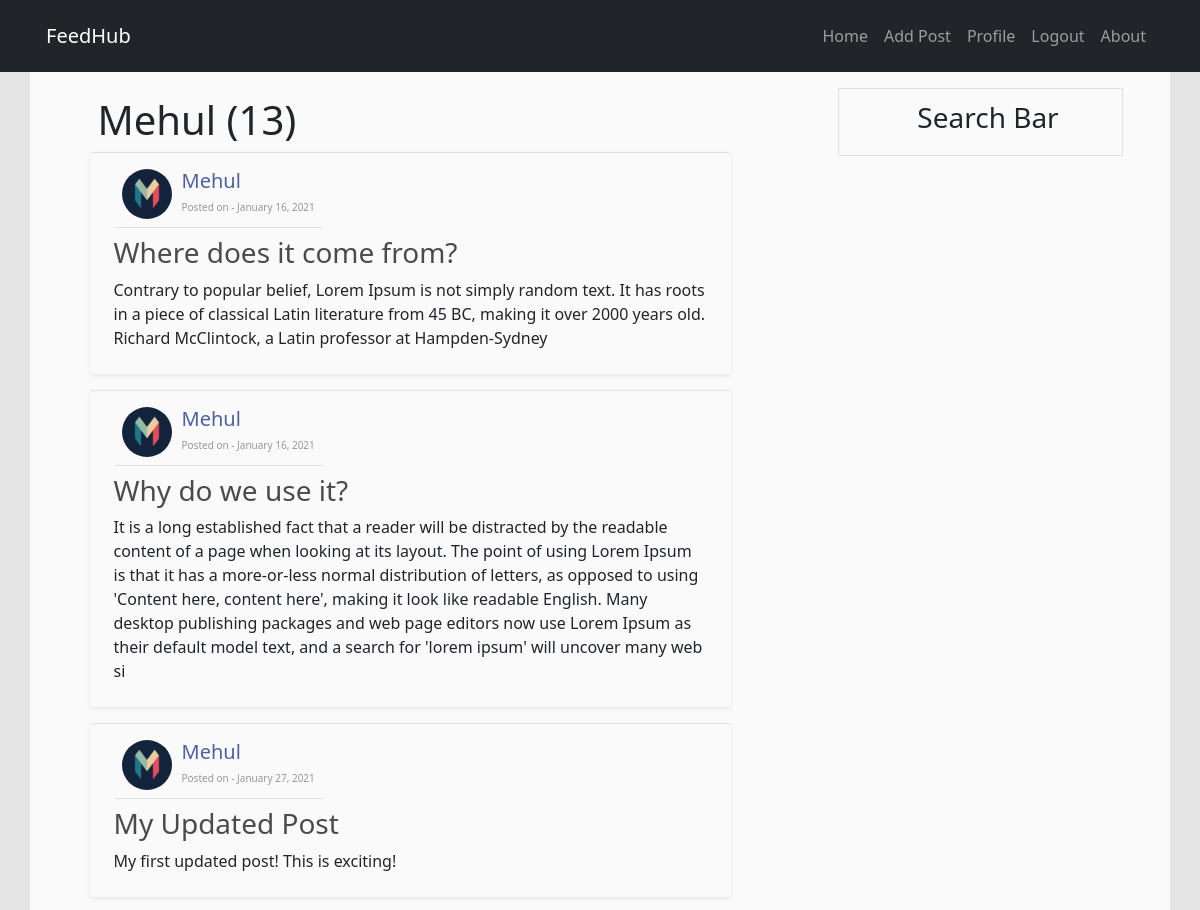
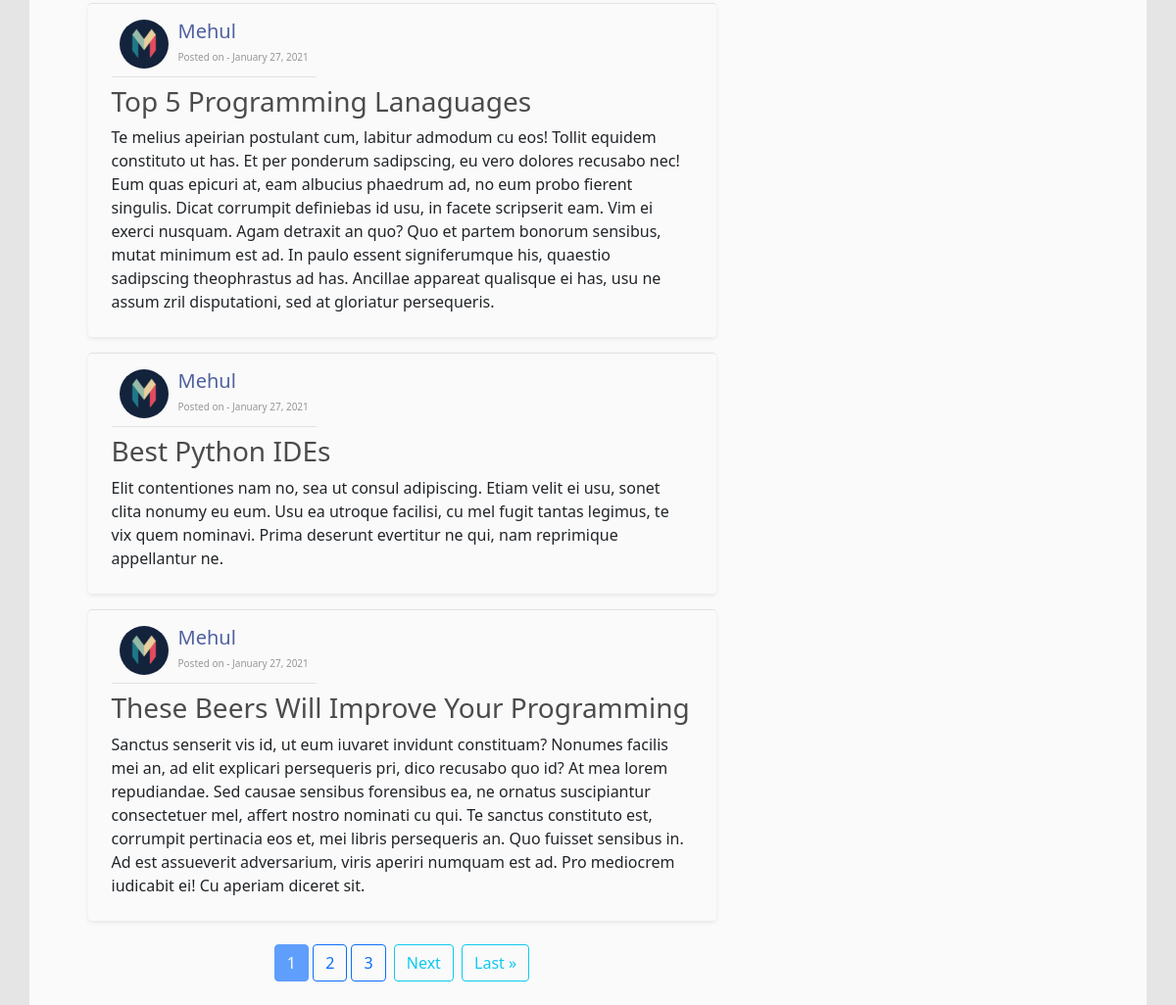
/post/Mehul/ (signed in), run on the app's committed database (2 pictures, top to bottom).
### feedhub/models.py (models this page shows, shortened)
class Post(models.Model):
    title = models.CharField(max_length=100)
    content = models.TextField()
    date_posted = models.DateTimeField(default=timezone.now)
    author = models.ForeignKey(User, on_delete=models.CASCADE)

### users/models.py (models this page shows, shortened)
class Profile(models.Model):
    user = models.OneToOneField(User, on_delete=models.CASCADE)
    image = models.ImageField(default='default.jpg', upload_to='profile_pics')

### feedhub/views.py (the view)
# urls.py: path('post/<str:username>/', UserPostListView.as_view(), name='user-posts'),
class UserPostListView(ListView):
	model = Post
	template_name = 'feedhub/user_post.html'
	context_object_name = 'feed'
	paginate_by = 6
	def get_queryset(self):
		user = get_object_or_404(User, username=self.kwargs.get('username'))
		return Post.objects.filter(author=user)

### feedhub/templates/feedhub/user_post.html (shortened to what this page needs)
{% extends "feedhub/base.html" %}
{% block content %}
  <h1 class="m-2">{{view.kwargs.username}} ({{page_obj.paginator.count}})</h1>
	{% for post in feed %}
		<div class="container mb-3 py-2 _stpbx border-top rounded shadow-sm">
				<div class="d-inline-flex border-bottom mb-2 p-2">
					<img class="_usrlg" width="50px" height="50px" src="{{post.author.profile.image.url}}" alt="profile_pic">
					<div>
						<h2><a href="{% url 'feedhub:user-posts' post.author.username %}">{{ post.author }}</a></h2>
						<small>Posted on - {{ post.date_posted|date:"F j, Y"}}</small>
					</div>
				</div>
				<h3> <a href="{% url 'feedhub:feed-dtl' post.id %}">{{post.title}}</a> </h3>
				<p>{{ post.content }}</p>
		</div>
	{%endfor%}
  {% if is_paginated %}
    <div class="pagination mx-3 py-2 d-flex justify-content-center">
      <span class="step-links">
        {% for pn in page_obj.paginator.page_range %}
          {% if pn == page_obj.number %}
            <a href="#" class="btn btn-primary disabled">{{pn}}</a>
          {%elif pn > page_obj.number|add:-3 and pn < page_obj.number|add:3 %}
            <a href="?page={{pn}}" class="btn btn-outline-primary">{{pn}}</a>
          {% endif %}
        {% endfor %}
        {% if page_obj.has_next %}
            <a href="?page={{ page_obj.next_page_number }}" class="btn btn-outline-info mx-1">Next</a>
            <a href="?page={{ page_obj.paginator.num_pages }}" class="btn btn-outline-info">Last &raquo;</a>
        {% endif %}
      </span>
    </div>
  {% endif %}
{% endblock content %}

### feedhub/static/feedhub/main.css (style rules this page uses)
._stpbx h2 { font-size: 20px; margin: 0; }
._stpbx h2 a { text-decoration: none; color: rgba(60,80,150,0.9); }
._stpbx h3 a { text-decoration: none; color: rgba(0,0,0,0.7); }
._stpbx small { font-size: 10px; font-weight: normal; color: rgba(0,0,0,0.4); }
._usrlg { border-radius: 100%; margin-right: 10px; overflow: hidden; }

### data on the page
Post: author.profile.image (picture), author "Mehul", date_posted "January 16, 2021", title "Where does it come from?", content "Contrary to popular belief, Lorem Ipsum is not simply random text. It has roots in a piece of classical Latin literature from 45 BC, making it over 2000 years old. Richard McClintock, a Latin professor at Hampden-Sydney"
Post: author.profile.image (picture), author "Mehul", date_posted "January 16, 2021", title "Why do we use it?", content "It is a long established fact that a reader will be distracted by the readable content of a page when looking at its layout. The point of using Lorem Ipsum is that it has a more-or-less normal distribution of letters, as opposed to using 'Content here, content here', making it look like readable English. Many desktop publishing packages and web page editors now use Lorem Ipsum as their default model text, and a search for 'lorem ipsum' will uncover many web si"
Post: author.profile.image (picture), author "Mehul", date_posted "January 27, 2021", title "My Updated Post", content "My first updated post! This is exciting!"
Post: author.profile.image (picture), author "Mehul", date_posted "January 27, 2021", title "Top 5 Programming Lanaguages", content "Te melius apeirian postulant cum, labitur admodum cu eos! Tollit equidem constituto ut has. Et per ponderum sadipscing, eu vero dolores recusabo nec! Eum quas epicuri at, eam albucius phaedrum ad, no eum probo fierent singulis. Dicat corrumpit definiebas id usu, in facete scripserit eam. Vim ei exerci nusquam. Agam detraxit an quo? Quo et partem bonorum sensibus, mutat minimum est ad. In paulo essent signiferumque his, quaestio sadipscing theophrastus ad has. Ancillae appareat qualisque ei has, usu ne assum zril disputationi, sed at gloriatur persequeris."
Post: author.profile.image (picture), author "Mehul", date_posted "January 27, 2021", title "Best Python IDEs", content "Elit contentiones nam no, sea ut consul adipiscing. Etiam velit ei usu, sonet clita nonumy eu eum. Usu ea utroque facilisi, cu mel fugit tantas legimus, te vix quem nominavi. Prima deserunt evertitur ne qui, nam reprimique appellantur ne."
Post: author.profile.image (picture), author "Mehul", date_posted "January 27, 2021", title "These Beers Will Improve Your Programming", content "Sanctus senserit vis id, ut eum iuvaret invidunt constituam? Nonumes facilis mei an, ad elit explicari persequeris pri, dico recusabo quo id? At mea lorem repudiandae. Sed causae sensibus forensibus ea, ne ornatus suscipiantur consectetuer mel, affert nostro nominati cu qui. Te sanctus constituto est, corrumpit pertinacia eos et, mei libris persequeris an. Quo fuisset sensibus in. Ad est assueverit adversarium, viris aperiri numquam est ad. Pro mediocrem iudicabit ei! Cu aperiam diceret sit."

### other printed values
{{ view.kwargs.username }} "Mehul"
{{ page_obj.paginator.count }} "13"
{{ pn }} "1"
{{ pn }} "2" "3"
